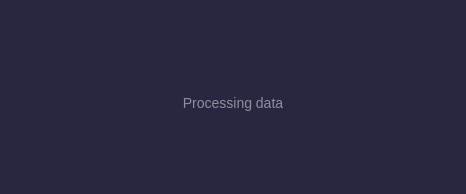
<?xml version="1.0" encoding="UTF-8"?>
<ui version="4.0">
 <class>mainContainer</class>
 <widget class="QWidget" name="mainContainer">
  <property name="windowModality">
   <enum>Qt::ApplicationModal</enum>
  </property>
  <property name="geometry">
   <rect>
    <x>0</x>
    <y>0</y>
    <width>466</width>
    <height>194</height>
   </rect>
  </property>
  <property name="minimumSize">
   <size>
    <width>466</width>
    <height>132</height>
   </size>
  </property>
  <property name="maximumSize">
   <size>
    <width>466</width>
    <height>194</height>
   </size>
  </property>
  <property name="windowTitle">
   <string>Form</string>
  </property>
  <property name="styleSheet">
   <string notr="true">
#mainContainer{
background-color:#272741;
}
</string>
  </property>
  <layout class="QVBoxLayout" name="verticalLayout">
   <item>
    <widget class="QWidget" name="widget" native="true">
     <property name="styleSheet">
      <string notr="true">QLabel{
color:#8F8F9C;
font-size:14px;
}
QPushButton{
background-color:transparent;

}</string>
     </property>
     <layout class="QVBoxLayout" name="verticalLayout_2">
      <property name="spacing">
       <number>0</number>
      </property>
      <property name="topMargin">
       <number>79</number>
      </property>
      <property name="bottomMargin">
       <number>30</number>
      </property>
      <item>
       <widget class="QLabel" name="label">
        <property name="text">
         <string>Processing data</string>
        </property>
        <property name="alignment">
         <set>Qt::AlignCenter</set>
        </property>
       </widget>
      </item>
      <item alignment="Qt::AlignHCenter|Qt::AlignBottom">
       <widget class="QWidget" name="widget_2" native="true">
        <layout class="QHBoxLayout" name="horizontalLayout">
         <item>
          <widget class="QLabel" name="loading">
           <property name="minimumSize">
            <size>
             <width>20</width>
             <height>20</height>
            </size>
           </property>
           <property name="maximumSize">
            <size>
             <width>20</width>
             <height>20</height>
            </size>
           </property>
           <property name="text">
            <string/>
           </property>
           <property name="scaledContents">
            <bool>true</bool>
           </property>
          </widget>
         </item>
        </layout>
       </widget>
      </item>
     </layout>
    </widget>
   </item>
  </layout>
 </widget>
 <resources/>
 <connections/>
</ui>
